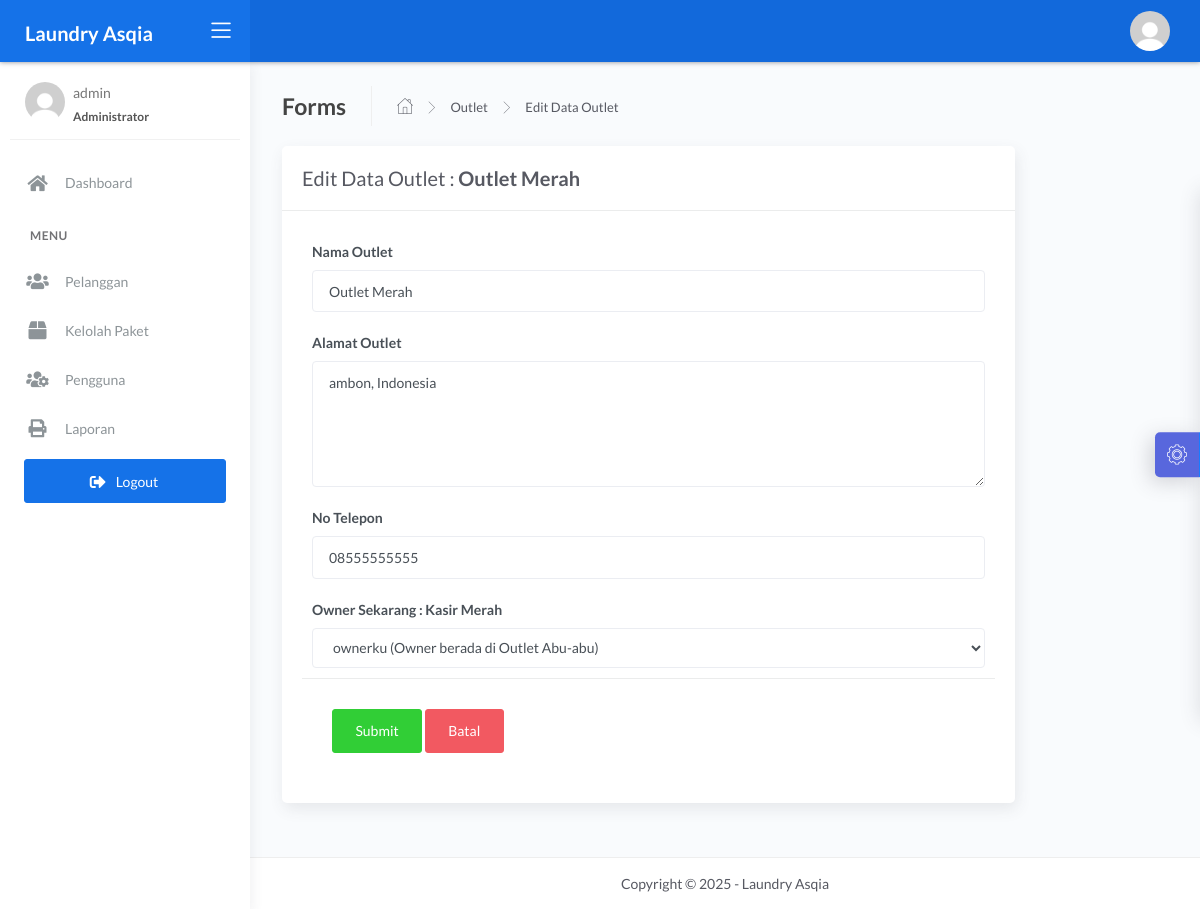
The app's page /admin/edit_outlet.php?id=9 (signed in) with its own data.
### tables this page shows
CREATE TABLE `user` (
  `id_user` int(11) NOT NULL,
  `nama_user` varchar(228) DEFAULT NULL,
  `username` varchar(228) DEFAULT NULL,
  `password` varchar(228) DEFAULT NULL,
  `outlet_id` int(11) DEFAULT NULL,
  `role` enum('admin','kasir','owner') DEFAULT NULL
);

CREATE TABLE `outlet` (
  `id_outlet` int(11) NOT NULL,
  `nama_outlet` varchar(228) DEFAULT NULL,
  `alamat_outlet` text DEFAULT NULL,
  `telp_outlet` varchar(15) DEFAULT NULL
);

### admin/edit_outlet.php (the view, shortened to what this page needs)
<?php
$title = 'Edit Data Outlet';
require 'koneksi.php';
$query = "SELECT outlet.*, user.nama_user, user.id_user FROM outlet LEFT JOIN user ON user.outlet_id = outlet.id_outlet WHERE id_outlet  = " . $_GET['id'];
$data = mysqli_query($conn, $query);
$edit = mysqli_fetch_assoc($data);
$query2 = "SELECT user.*, outlet.nama_outlet FROM outlet RIGHT JOIN user ON user.outlet_id = outlet.id_outlet WHERE user.role = 'owner' ORDER BY user.outlet_id ASC";
$data2 = mysqli_query($conn, $query2);
require 'header.php';
?>
<div class="content">
    <div class="page-inner">
        <div class="page-header">
            <h4 class="page-title">Forms</h4>
            <ul class="breadcrumbs">
                <li class="nav-home">
                    <a href="index.php">
                        <i class="flaticon-home"></i>
                    </a>
                </li>
                <li class="separator">
                    <i class="flaticon-right-arrow"></i>
                </li>
                <li class="nav-item">
                    <a href="outlet.php">Outlet</a>
                </li>
                <li class="separator">
                    <i class="flaticon-right-arrow"></i>
                </li>
                <li class="nav-item">
                    <a href="#"><?= $title; ?></a>
                </li>
            </ul>
        </div>
        <div class="row">
            <div class="col-md-10">
                <div class="card">
                    <div class="card-header">
                        <div class="card-title"><?= $title; ?>
                            : <strong><?= $edit['nama_outlet']; ?></strong></div>
                    </div>
                    <form action="" method="POST">
                        <div class="card-body">
                            <div class="form-group">
                                <label for="largeInput">Nama Outlet</label>
                                <input type="text" name="nama_outlet" class="form-control form-control" id="defaultInput" value="<?= $edit['nama_outlet']; ?>" placeholder="Outlet...">
                            </div>
                            <div class="form-group">
                                <label for="alamat">Alamat Outlet</label>
                                <textarea class="form-control" rows="5" name="alamat_outlet"><?= $edit['alamat_outlet']; ?></textarea>
                            </div>
                            <div class="form-group">
                                <label for="largeInput">No Telepon</label>
                                <input type="text" name="telp_outlet" class="form-control form-control" id="defaultInput" value="<?= $edit['telp_outlet']; ?>" placeholder="No Telp..." maxlength="15">
                            </div>
                            <div class="form-group">
                                <?php if ($edit['nama_user'] == null) : ?>
                                    <label for="defaultSelect">Belum Ada Owner</label>
                                    <select name="id_owner" class="form-control form-control" id="defaultSelect">
                                        <?php foreach ($data2 as $owner) : ?>
                                            <option value="<?= $owner['id_user']; ?>"><?= $owner['nama_user']; ?>
                                                <?php if ($owner['outlet_id'] == null) : ?>
                                                    (Belum mempunyai outlet)
                                                <?php else : ?>
                                                    (Owner di <?= $owner['nama_outlet']; ?>)
                                                <?php endif ?>
                                            </option>
                                        <?php endforeach ?>
                                    </select>
                            </div>
                        <?php else : ?>
                            <label for="defaultSelect">Owner Sekarang : <?= $edit['nama_user']; ?></label>
                            <select name="owner_new_id" class="form-control form-control" id="defaultSelect">
                                <?php foreach ($data2 as $owner) :  ?>
                                    <option value="<?= $owner['id_user']; ?>" selected><?= $owner['nama_user'] ?>
                                        <?php if ($owner['outlet_id'] == null) : ?>
                                            (Belum memiliki outlet)
                                        <?php else : ?>
                                            (Owner berada di <?= $owner['nama_outlet']; ?>)
                                        <?php endif ?>
                                    </option>
                                <?php endforeach ?>
                            </select>
                        </div>
                    <?php endif; ?>
                    <div class="card-action">
                        <button type="submit" name="btn-simpan" class="btn btn-success">Submit</button>
                        <a href="javascript:void(0)" onclick="window.history.back();" class="btn btn-danger">Batal</a>
                    </div>
                    </form>
                </div>
            </div>
        </div>
    </div>
</div>
<?php require 'footer.php';

### records on screen
user: outlet.nama_outlet "Outlet Merah", nama_outlet "Outlet Merah", alamat_outlet "ambon, Indonesia", telp_outlet "08555555555", nama_user "Kasir Merah"

### other values on screen
$_SESSION['username'] "admin"
$title "Edit Data Outlet"
form field owner_new_id "ownerku (Owner berada di Outlet Abu-abu)"
